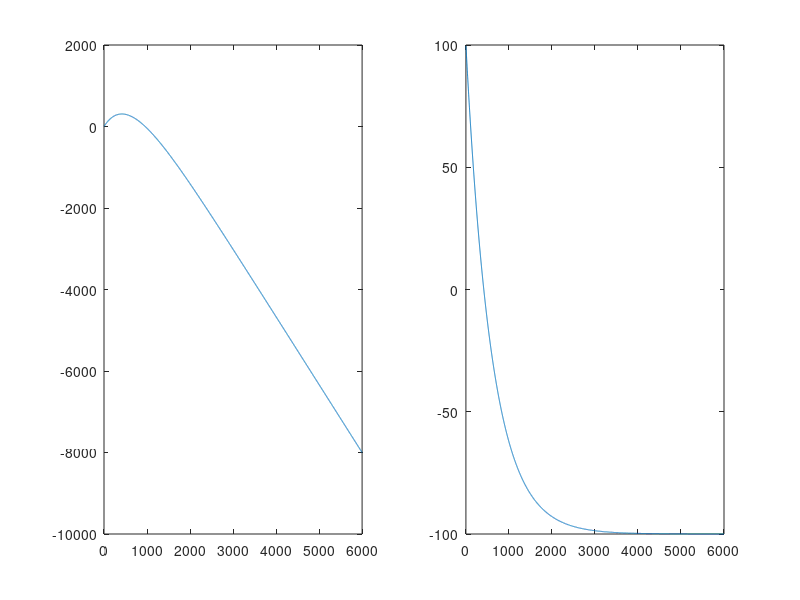

Write MATLAB code to recreate this figure.
clc
clear all
close all

J = 1 * 10^-3;
D = 1 * 10^-2;
G = - J / D;

tiempo = 100;
muestras = 6000;

periodo = tiempo / muestras;

tiempo_transcurrido = 0;

theta = 0;
theta_p = 100;

v_theta = zeros(1, muestras);
v_theta_p = zeros(1, muestras);

T = -0.01;

for i = 1 : muestras
    
    theta = theta + theta_p * periodo;
    theta_p = theta_p + ((G * theta_p) + T/J ) * periodo;
    
    v_theta(i) = theta;
    v_theta_p(i) = theta_p;
    
    tiempo_transcurrido = tiempo_transcurrido + periodo;
end

subplot(1, 2, 1)
plot(v_theta)

subplot(1, 2, 2)
plot(v_theta_p)
